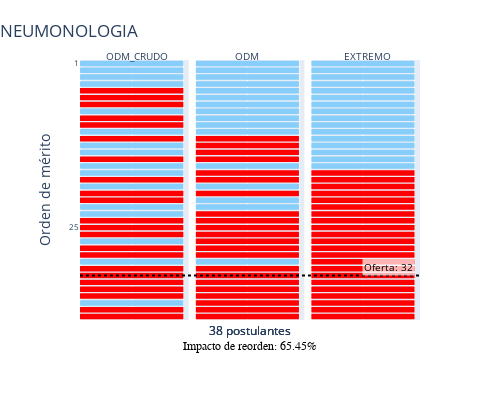
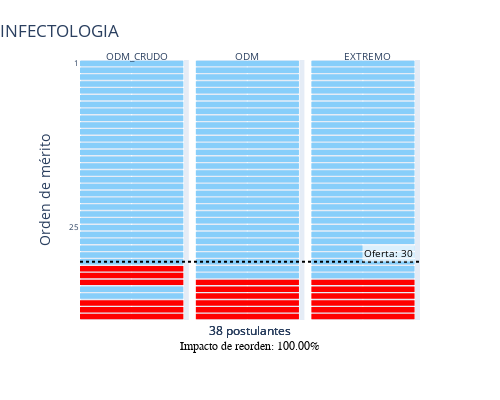
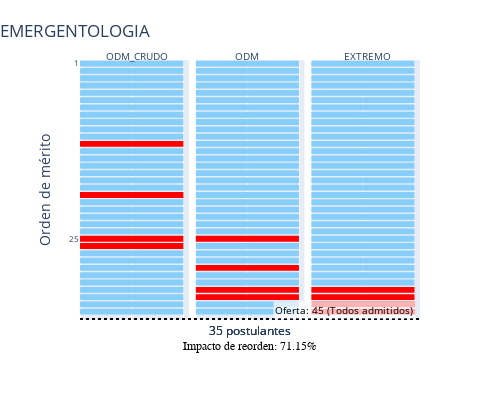
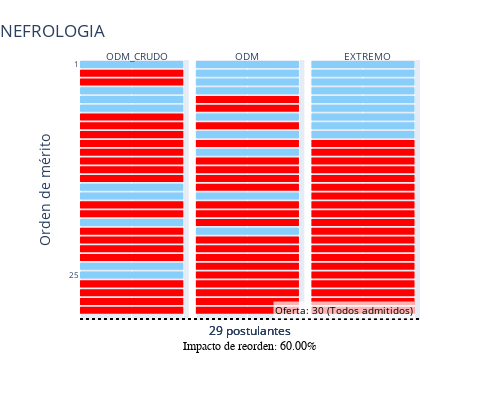

The notebook cell these images were saved under, in order:
### Code cell
# Clasificar especialidades según el número de postulantes
esp_menor151 = esp_oferta[esp_oferta['postulantes'] < 151].copy()
esp_chicas = esp_menor151['ESPECIALIDAD'].unique().tolist()

esp_151 = esp_oferta[esp_oferta['postulantes'] >= 151].copy()
esp_grandes = esp_151['ESPECIALIDAD'].unique().tolist()



# **Correr la función chicas para esp_chicas**
print("\nGenerando gráficos para especialidades 'chicas'...")
for esp_chica in esp_chicas:
    row = tabla_impacto.loc[tabla_impacto['especialidad'] == esp_chica].iloc[0]
    indicador_total = float(str(row['impacto_total']).replace('%', ''))
    chicas(esp_chica, indicador_total)

# **Correr la función grandes para esp_grandes**
print("\nGenerando gráficos para especialidades 'grandes'...")
for esp_grande in esp_grandes:
    if esp_grande == 'TOTAL':
        continue
    row = tabla_impacto.loc[tabla_impacto['especialidad'] == esp_grande].iloc[0]
    indicador_total = float(str(row['impacto_total']).replace('%', ''))
    grandes(esp_grande, indicador_total)

### Figure 1 — Plotly figure (JSON) as saved in the notebook; plotly's stock layout.template omitted (floating-point values rounded to 4 significant figures)
{"data": [{"hoverinfo": "skip", "legendgroup": "N", "marker": {"color": "lightskyblue", "line": {"width": 0}, "pattern": {"shape": ""}}, "name": "N", "orientation": "h", "showlegend": true, "textfont": {"size": 8}, "textposition": "auto", "type": "bar", "x": [1, 1, 1, 1, 1, 1, 1, 1, 1, 1, 1, 1, 1, 1, 1, 1], "xaxis": "x", "y": [1, 2, 3, 4, 8, 11, 13, 14, 16, 17, 19, 22, 23, 27, 30, 36], "yaxis": "y"}, {"hoverinfo": "skip", "legendgroup": "E", "marker": {"color": "red", "line": {"width": 0}, "pattern": {"shape": ""}}, "name": "E", "orientation": "h", "showlegend": true, "textfont": {"size": 8}, "textposition": "auto", "type": "bar", "x": [1, 1, 1, 1, 1, 1, 1, 1, 1, 1, 1, 1, 1, 1, 1, 1, 1, 1, 1, 1, 1, 1], "xaxis": "x", "y": [5, 6, 7, 9, 10, 12, 15, 18, 20, 21, 24, 25, 26, 28, 29, 31, 32, 33, 34, 35, 37, 38], "yaxis": "y"}, {"hoverinfo": "skip", "legendgroup": "N", "marker": {"color": "lightskyblue", "line": {"width": 0}, "pattern": {"shape": ""}}, "name": "N", "orientation": "h", "showlegend": false, "textfont": {"size": 8}, "textposition": "auto", "type": "bar", "x": [1, 1, 1, 1, 1, 1, 1, 1, 1, 1, 1, 1, 1, 1, 1, 1], "xaxis": "x2", "y": [1, 2, 3, 4, 5, 6, 7, 8, 9, 10, 11, 16, 19, 21, 22, 30], "yaxis": "y2"}, {"hoverinfo": "skip", "legendgroup": "E", "marker": {"color": "red", "line": {"width": 0}, "pattern": {"shape": ""}}, "name": "E", "orientation": "h", "showlegend": false, "textfont": {"size": 8}, "textposition": "auto", "type": "bar", "x": [1, 1, 1, 1, 1, 1, 1, 1, 1, 1, 1, 1, 1, 1, 1, 1, 1, 1, 1, 1, 1, 1], "xaxis": "x2", "y": [12, 13, 14, 15, 17, 18, 20, 23, 24, 25, 26, 27, 28, 29, 31, 32, 33, 34, 35, 36, 37, 38], "yaxis": "y2"}, {"hoverinfo": "skip", "legendgroup": "N", "marker": {"color": "lightskyblue", "line": {"width": 0}, "pattern": {"shape": ""}}, "name": "N", "orientation": "h", "showlegend": false, "textfont": {"size": 8}, "textposition": "auto", "type": "bar", "x": [1, 1, 1, 1, 1, 1, 1, 1, 1, 1, 1, 1, 1, 1, 1, 1], "xaxis": "x3", "y": [1, 2, 3, 4, 5, 6, 7, 8, 9, 10, 11, 12, 13, 14, 15, 16], "yaxis": "y3"}, {"hoverinfo": "skip", "legendgroup": "E", "marker": {"color": "red", "line": {"width": 0}, "pattern": {"shape": ""}}, "name": "E", "orientation": "h", "showlegend": false, "textfont": {"size": 8}, "textposition": "auto", "type": "bar", "x": [1, 1, 1, 1, 1, 1, 1, 1, 1, 1, 1, 1, 1, 1, 1, 1, 1, 1, 1, 1, 1, 1], "xaxis": "x3", "y": [17, 18, 19, 20, 21, 22, 23, 24, 25, 26, 27, 28, 29, 30, 31, 32, 33, 34, 35, 36, 37, 38], "yaxis": "y3"}], "layout": {"annotations": [{"font": {"size": 12}, "showarrow": false, "text": "38 postulantes", "x": 0.5, "xanchor": "center", "xref": "paper", "y": 0, "yanchor": "top", "yref": "paper"}, {"font": {"size": 12}, "showarrow": false, "text": "38 postulantes", "x": 0.5, "xanchor": "center", "xref": "paper", "y": 0, "yanchor": "top", "yref": "paper"}, {"font": {"size": 12}, "showarrow": false, "text": "38 postulantes", "x": 0.5, "xanchor": "center", "xref": "paper", "y": 0, "yanchor": "top", "yref": "paper"}, {"font": {"size": 10}, "showarrow": false, "text": "ODM_CRUDO", "x": 0.07, "xref": "paper", "y": 1.05, "yref": "paper"}, {"font": {"size": 10}, "showarrow": false, "text": "ODM", "x": 0.49, "xref": "paper", "y": 1.05, "yref": "paper"}, {"font": {"size": 10}, "showarrow": false, "text": "EXTREMO", "x": 0.92, "xref": "paper", "y": 1.05, "yref": "paper"}, {"bgcolor": "rgba(255,255,255,0.7)", "font": {"color": "black", "size": 10}, "showarrow": false, "text": "Oferta: 32", "x": 1, "xanchor": "right", "xref": "x3", "y": 32, "yanchor": "bottom", "yref": "y3"}, {"font": {"color": "black", "family": "Arial", "size": 12}, "showarrow": false, "text": "Impacto de reorden: 65.45%", "x": 0.5, "xanchor": "center", "xref": "paper", "y": -0.1, "yanchor": "middle", "yref": "paper"}], "barmode": "relative", "height": 400, "legend": {"title": {"text": "Tipo de universidad"}, "tracegroupgap": 0}, "margin": {"t": 60}, "shapes": [{"line": {"color": "black", "dash": "dot", "width": 2}, "type": "line", "x0": 0, "x1": 1, "xref": "paper", "y0": 32, "y1": 32, "yref": "y"}], "showlegend": false, "title": {"pad": {"b": 25, "t": 5}, "text": "NEUMONOLOGIA", "x": 0, "xanchor": "left", "y": 0.95, "yanchor": "top"}, "width": 500, "xaxis": {"anchor": "y", "domain": [0, 0.32], "showticklabels": false, "title": {"text": ""}}, "xaxis2": {"anchor": "y2", "domain": [0.34, 0.66], "matches": "x", "showticklabels": false, "title": {"text": ""}}, "xaxis3": {"anchor": "y3", "domain": [0.68, 1.0], "matches": "x", "showticklabels": false, "title": {"text": ""}}, "yaxis": {"anchor": "x", "autorange": "reversed", "domain": [0, 1], "tickfont": {"size": 8}, "tickmode": "array", "tickvals": [1, 25, 100, 250, 500], "title": {"text": "Orden de mérito"}}, "yaxis2": {"anchor": "x2", "autorange": "reversed", "domain": [0, 1], "matches": "y", "showticklabels": false, "tickfont": {"size": 8}, "tickmode": "array", "tickvals": [1, 25, 100, 250, 500]}, "yaxis3": {"anchor": "x3", "autorange": "reversed", "domain": [0, 1], "matches": "y", "showticklabels": false, "tickfont": {"size": 8}, "tickmode": "array", "tickvals": [1, 25, 100, 250, 500]}}}

### Figure 2 — Plotly figure (JSON) as saved in the notebook; plotly's stock layout.template omitted (floating-point values rounded to 4 significant figures)
{"data": [{"hoverinfo": "skip", "legendgroup": "N", "marker": {"color": "lightskyblue", "line": {"width": 0}, "pattern": {"shape": ""}}, "name": "N", "orientation": "h", "showlegend": true, "textfont": {"size": 8}, "textposition": "auto", "type": "bar", "x": [1, 1, 1, 1, 1, 1, 1, 1, 1, 1, 1, 1, 1, 1, 1, 1, 1, 1, 1, 1, 1, 1, 1, 1, 1, 1, 1, 1, 1, 1, 1, 1], "xaxis": "x", "y": [1, 2, 3, 4, 5, 6, 7, 8, 9, 10, 11, 12, 13, 14, 15, 16, 17, 18, 19, 20, 21, 22, 23, 24, 25, 26, 27, 28, 29, 30, 34, 35], "yaxis": "y"}, {"hoverinfo": "skip", "legendgroup": "E", "marker": {"color": "red", "line": {"width": 0}, "pattern": {"shape": ""}}, "name": "E", "orientation": "h", "showlegend": true, "textfont": {"size": 8}, "textposition": "auto", "type": "bar", "x": [1, 1, 1, 1, 1, 1], "xaxis": "x", "y": [31, 32, 33, 36, 37, 38], "yaxis": "y"}, {"hoverinfo": "skip", "legendgroup": "N", "marker": {"color": "lightskyblue", "line": {"width": 0}, "pattern": {"shape": ""}}, "name": "N", "orientation": "h", "showlegend": false, "textfont": {"size": 8}, "textposition": "auto", "type": "bar", "x": [1, 1, 1, 1, 1, 1, 1, 1, 1, 1, 1, 1, 1, 1, 1, 1, 1, 1, 1, 1, 1, 1, 1, 1, 1, 1, 1, 1, 1, 1, 1, 1], "xaxis": "x2", "y": [1, 2, 3, 4, 5, 6, 7, 8, 9, 10, 11, 12, 13, 14, 15, 16, 17, 18, 19, 20, 21, 22, 23, 24, 25, 26, 27, 28, 29, 30, 31, 32], "yaxis": "y2"}, {"hoverinfo": "skip", "legendgroup": "E", "marker": {"color": "red", "line": {"width": 0}, "pattern": {"shape": ""}}, "name": "E", "orientation": "h", "showlegend": false, "textfont": {"size": 8}, "textposition": "auto", "type": "bar", "x": [1, 1, 1, 1, 1, 1], "xaxis": "x2", "y": [33, 34, 35, 36, 37, 38], "yaxis": "y2"}, {"hoverinfo": "skip", "legendgroup": "N", "marker": {"color": "lightskyblue", "line": {"width": 0}, "pattern": {"shape": ""}}, "name": "N", "orientation": "h", "showlegend": false, "textfont": {"size": 8}, "textposition": "auto", "type": "bar", "x": [1, 1, 1, 1, 1, 1, 1, 1, 1, 1, 1, 1, 1, 1, 1, 1, 1, 1, 1, 1, 1, 1, 1, 1, 1, 1, 1, 1, 1, 1, 1, 1], "xaxis": "x3", "y": [1, 2, 3, 4, 5, 6, 7, 8, 9, 10, 11, 12, 13, 14, 15, 16, 17, 18, 19, 20, 21, 22, 23, 24, 25, 26, 27, 28, 29, 30, 31, 32], "yaxis": "y3"}, {"hoverinfo": "skip", "legendgroup": "E", "marker": {"color": "red", "line": {"width": 0}, "pattern": {"shape": ""}}, "name": "E", "orientation": "h", "showlegend": false, "textfont": {"size": 8}, "textposition": "auto", "type": "bar", "x": [1, 1, 1, 1, 1, 1], "xaxis": "x3", "y": [33, 34, 35, 36, 37, 38], "yaxis": "y3"}], "layout": {"annotations": [{"font": {"size": 12}, "showarrow": false, "text": "38 postulantes", "x": 0.5, "xanchor": "center", "xref": "paper", "y": 0, "yanchor": "top", "yref": "paper"}, {"font": {"size": 12}, "showarrow": false, "text": "38 postulantes", "x": 0.5, "xanchor": "center", "xref": "paper", "y": 0, "yanchor": "top", "yref": "paper"}, {"font": {"size": 12}, "showarrow": false, "text": "38 postulantes", "x": 0.5, "xanchor": "center", "xref": "paper", "y": 0, "yanchor": "top", "yref": "paper"}, {"font": {"size": 10}, "showarrow": false, "text": "ODM_CRUDO", "x": 0.07, "xref": "paper", "y": 1.05, "yref": "paper"}, {"font": {"size": 10}, "showarrow": false, "text": "ODM", "x": 0.49, "xref": "paper", "y": 1.05, "yref": "paper"}, {"font": {"size": 10}, "showarrow": false, "text": "EXTREMO", "x": 0.92, "xref": "paper", "y": 1.05, "yref": "paper"}, {"bgcolor": "rgba(255,255,255,0.7)", "font": {"color": "black", "size": 10}, "showarrow": false, "text": "Oferta: 30", "x": 1, "xanchor": "right", "xref": "x3", "y": 30, "yanchor": "bottom", "yref": "y3"}, {"font": {"color": "black", "family": "Arial", "size": 12}, "showarrow": false, "text": "Impacto de reorden: 100.00%", "x": 0.5, "xanchor": "center", "xref": "paper", "y": -0.1, "yanchor": "middle", "yref": "paper"}], "barmode": "relative", "height": 400, "legend": {"title": {"text": "Tipo de universidad"}, "tracegroupgap": 0}, "margin": {"t": 60}, "shapes": [{"line": {"color": "black", "dash": "dot", "width": 2}, "type": "line", "x0": 0, "x1": 1, "xref": "paper", "y0": 30, "y1": 30, "yref": "y"}], "showlegend": false, "title": {"pad": {"b": 25, "t": 5}, "text": "INFECTOLOGIA", "x": 0, "xanchor": "left", "y": 0.95, "yanchor": "top"}, "width": 500, "xaxis": {"anchor": "y", "domain": [0, 0.32], "showticklabels": false, "title": {"text": ""}}, "xaxis2": {"anchor": "y2", "domain": [0.34, 0.66], "matches": "x", "showticklabels": false, "title": {"text": ""}}, "xaxis3": {"anchor": "y3", "domain": [0.68, 1.0], "matches": "x", "showticklabels": false, "title": {"text": ""}}, "yaxis": {"anchor": "x", "autorange": "reversed", "domain": [0, 1], "tickfont": {"size": 8}, "tickmode": "array", "tickvals": [1, 25, 100, 250, 500], "title": {"text": "Orden de mérito"}}, "yaxis2": {"anchor": "x2", "autorange": "reversed", "domain": [0, 1], "matches": "y", "showticklabels": false, "tickfont": {"size": 8}, "tickmode": "array", "tickvals": [1, 25, 100, 250, 500]}, "yaxis3": {"anchor": "x3", "autorange": "reversed", "domain": [0, 1], "matches": "y", "showticklabels": false, "tickfont": {"size": 8}, "tickmode": "array", "tickvals": [1, 25, 100, 250, 500]}}}

### Figure 3 — Plotly figure (JSON) as saved in the notebook; plotly's stock layout.template omitted (floating-point values rounded to 4 significant figures)
{"data": [{"hoverinfo": "skip", "legendgroup": "N", "marker": {"color": "lightskyblue", "line": {"width": 0}, "pattern": {"shape": ""}}, "name": "N", "orientation": "h", "showlegend": true, "textfont": {"size": 8}, "textposition": "auto", "type": "bar", "x": [1, 1, 1, 1, 1, 1, 1, 1, 1, 1, 1, 1, 1, 1, 1, 1, 1, 1, 1, 1, 1, 1, 1, 1, 1, 1, 1, 1, 1, 1, 1], "xaxis": "x", "y": [1, 2, 3, 4, 5, 6, 7, 8, 9, 10, 11, 13, 14, 15, 16, 17, 18, 20, 21, 22, 23, 24, 27, 28, 29, 30, 31, 32, 33, 34, 35], "yaxis": "y"}, {"hoverinfo": "skip", "legendgroup": "E", "marker": {"color": "red", "line": {"width": 0}, "pattern": {"shape": ""}}, "name": "E", "orientation": "h", "showlegend": true, "textfont": {"size": 8}, "textposition": "auto", "type": "bar", "x": [1, 1, 1, 1], "xaxis": "x", "y": [12, 19, 25, 26], "yaxis": "y"}, {"hoverinfo": "skip", "legendgroup": "N", "marker": {"color": "lightskyblue", "line": {"width": 0}, "pattern": {"shape": ""}}, "name": "N", "orientation": "h", "showlegend": false, "textfont": {"size": 8}, "textposition": "auto", "type": "bar", "x": [1, 1, 1, 1, 1, 1, 1, 1, 1, 1, 1, 1, 1, 1, 1, 1, 1, 1, 1, 1, 1, 1, 1, 1, 1, 1, 1, 1, 1, 1, 1], "xaxis": "x2", "y": [1, 2, 3, 4, 5, 6, 7, 8, 9, 10, 11, 12, 13, 14, 15, 16, 17, 18, 19, 20, 21, 22, 23, 24, 26, 27, 28, 30, 31, 34, 35], "yaxis": "y2"}, {"hoverinfo": "skip", "legendgroup": "E", "marker": {"color": "red", "line": {"width": 0}, "pattern": {"shape": ""}}, "name": "E", "orientation": "h", "showlegend": false, "textfont": {"size": 8}, "textposition": "auto", "type": "bar", "x": [1, 1, 1, 1], "xaxis": "x2", "y": [25, 29, 32, 33], "yaxis": "y2"}, {"hoverinfo": "skip", "legendgroup": "N", "marker": {"color": "lightskyblue", "line": {"width": 0}, "pattern": {"shape": ""}}, "name": "N", "orientation": "h", "showlegend": false, "textfont": {"size": 8}, "textposition": "auto", "type": "bar", "x": [1, 1, 1, 1, 1, 1, 1, 1, 1, 1, 1, 1, 1, 1, 1, 1, 1, 1, 1, 1, 1, 1, 1, 1, 1, 1, 1, 1, 1, 1, 1], "xaxis": "x3", "y": [1, 2, 3, 4, 5, 6, 7, 8, 9, 10, 11, 12, 13, 14, 15, 16, 17, 18, 19, 20, 21, 22, 23, 24, 25, 26, 27, 28, 29, 30, 31], "yaxis": "y3"}, {"hoverinfo": "skip", "legendgroup": "E", "marker": {"color": "red", "line": {"width": 0}, "pattern": {"shape": ""}}, "name": "E", "orientation": "h", "showlegend": false, "textfont": {"size": 8}, "textposition": "auto", "type": "bar", "x": [1, 1, 1, 1], "xaxis": "x3", "y": [32, 33, 34, 35], "yaxis": "y3"}], "layout": {"annotations": [{"font": {"size": 12}, "showarrow": false, "text": "35 postulantes", "x": 0.5, "xanchor": "center", "xref": "paper", "y": 0, "yanchor": "top", "yref": "paper"}, {"font": {"size": 12}, "showarrow": false, "text": "35 postulantes", "x": 0.5, "xanchor": "center", "xref": "paper", "y": 0, "yanchor": "top", "yref": "paper"}, {"font": {"size": 12}, "showarrow": false, "text": "35 postulantes", "x": 0.5, "xanchor": "center", "xref": "paper", "y": 0, "yanchor": "top", "yref": "paper"}, {"font": {"size": 10}, "showarrow": false, "text": "ODM_CRUDO", "x": 0.07, "xref": "paper", "y": 1.05, "yref": "paper"}, {"font": {"size": 10}, "showarrow": false, "text": "ODM", "x": 0.49, "xref": "paper", "y": 1.05, "yref": "paper"}, {"font": {"size": 10}, "showarrow": false, "text": "EXTREMO", "x": 0.92, "xref": "paper", "y": 1.05, "yref": "paper"}, {"bgcolor": "rgba(255,255,255,0.7)", "font": {"color": "black", "size": 10}, "showarrow": false, "text": "Oferta: 45 (Todos admitidos)", "x": 1, "xanchor": "right", "xref": "x3", "y": 36, "yanchor": "bottom", "yref": "y3"}, {"font": {"color": "black", "family": "Arial", "size": 12}, "showarrow": false, "text": "Impacto de reorden: 71.15%", "x": 0.5, "xanchor": "center", "xref": "paper", "y": -0.1, "yanchor": "middle", "yref": "paper"}], "barmode": "relative", "height": 400, "legend": {"title": {"text": "Tipo de universidad"}, "tracegroupgap": 0}, "margin": {"t": 60}, "shapes": [{"line": {"color": "black", "dash": "dot", "width": 2}, "type": "line", "x0": 0, "x1": 1, "xref": "paper", "y0": 36, "y1": 36, "yref": "y"}], "showlegend": false, "title": {"pad": {"b": 25, "t": 5}, "text": "EMERGENTOLOGIA", "x": 0, "xanchor": "left", "y": 0.95, "yanchor": "top"}, "width": 500, "xaxis": {"anchor": "y", "domain": [0, 0.32], "showticklabels": false, "title": {"text": ""}}, "xaxis2": {"anchor": "y2", "domain": [0.34, 0.66], "matches": "x", "showticklabels": false, "title": {"text": ""}}, "xaxis3": {"anchor": "y3", "domain": [0.68, 1.0], "matches": "x", "showticklabels": false, "title": {"text": ""}}, "yaxis": {"anchor": "x", "autorange": "reversed", "domain": [0, 1], "tickfont": {"size": 8}, "tickmode": "array", "tickvals": [1, 25, 100, 250, 500], "title": {"text": "Orden de mérito"}}, "yaxis2": {"anchor": "x2", "autorange": "reversed", "domain": [0, 1], "matches": "y", "showticklabels": false, "tickfont": {"size": 8}, "tickmode": "array", "tickvals": [1, 25, 100, 250, 500]}, "yaxis3": {"anchor": "x3", "autorange": "reversed", "domain": [0, 1], "matches": "y", "showticklabels": false, "tickfont": {"size": 8}, "tickmode": "array", "tickvals": [1, 25, 100, 250, 500]}}}

### Figure 4 — Plotly figure (JSON) as saved in the notebook; plotly's stock layout.template omitted (floating-point values rounded to 4 significant figures)
{"data": [{"hoverinfo": "skip", "legendgroup": "N", "marker": {"color": "lightskyblue", "line": {"width": 0}, "pattern": {"shape": ""}}, "name": "N", "orientation": "h", "showlegend": true, "textfont": {"size": 8}, "textposition": "auto", "type": "bar", "x": [1, 1, 1, 1, 1, 1, 1, 1, 1], "xaxis": "x", "y": [1, 4, 5, 6, 15, 16, 19, 24, 25], "yaxis": "y"}, {"hoverinfo": "skip", "legendgroup": "E", "marker": {"color": "red", "line": {"width": 0}, "pattern": {"shape": ""}}, "name": "E", "orientation": "h", "showlegend": true, "textfont": {"size": 8}, "textposition": "auto", "type": "bar", "x": [1, 1, 1, 1, 1, 1, 1, 1, 1, 1, 1, 1, 1, 1, 1, 1, 1, 1, 1, 1], "xaxis": "x", "y": [2, 3, 7, 8, 9, 10, 11, 12, 13, 14, 17, 18, 20, 21, 22, 23, 26, 27, 28, 29], "yaxis": "y"}, {"hoverinfo": "skip", "legendgroup": "N", "marker": {"color": "lightskyblue", "line": {"width": 0}, "pattern": {"shape": ""}}, "name": "N", "orientation": "h", "showlegend": false, "textfont": {"size": 8}, "textposition": "auto", "type": "bar", "x": [1, 1, 1, 1, 1, 1, 1, 1, 1], "xaxis": "x2", "y": [1, 2, 3, 4, 7, 9, 11, 16, 20], "yaxis": "y2"}, {"hoverinfo": "skip", "legendgroup": "E", "marker": {"color": "red", "line": {"width": 0}, "pattern": {"shape": ""}}, "name": "E", "orientation": "h", "showlegend": false, "textfont": {"size": 8}, "textposition": "auto", "type": "bar", "x": [1, 1, 1, 1, 1, 1, 1, 1, 1, 1, 1, 1, 1, 1, 1, 1, 1, 1, 1, 1], "xaxis": "x2", "y": [5, 6, 8, 10, 12, 13, 14, 15, 17, 18, 19, 21, 22, 23, 24, 25, 26, 27, 28, 29], "yaxis": "y2"}, {"hoverinfo": "skip", "legendgroup": "N", "marker": {"color": "lightskyblue", "line": {"width": 0}, "pattern": {"shape": ""}}, "name": "N", "orientation": "h", "showlegend": false, "textfont": {"size": 8}, "textposition": "auto", "type": "bar", "x": [1, 1, 1, 1, 1, 1, 1, 1, 1], "xaxis": "x3", "y": [1, 2, 3, 4, 5, 6, 7, 8, 9], "yaxis": "y3"}, {"hoverinfo": "skip", "legendgroup": "E", "marker": {"color": "red", "line": {"width": 0}, "pattern": {"shape": ""}}, "name": "E", "orientation": "h", "showlegend": false, "textfont": {"size": 8}, "textposition": "auto", "type": "bar", "x": [1, 1, 1, 1, 1, 1, 1, 1, 1, 1, 1, 1, 1, 1, 1, 1, 1, 1, 1, 1], "xaxis": "x3", "y": [10, 11, 12, 13, 14, 15, 16, 17, 18, 19, 20, 21, 22, 23, 24, 25, 26, 27, 28, 29], "yaxis": "y3"}], "layout": {"annotations": [{"font": {"size": 12}, "showarrow": false, "text": "29 postulantes", "x": 0.5, "xanchor": "center", "xref": "paper", "y": 0, "yanchor": "top", "yref": "paper"}, {"font": {"size": 12}, "showarrow": false, "text": "29 postulantes", "x": 0.5, "xanchor": "center", "xref": "paper", "y": 0, "yanchor": "top", "yref": "paper"}, {"font": {"size": 12}, "showarrow": false, "text": "29 postulantes", "x": 0.5, "xanchor": "center", "xref": "paper", "y": 0, "yanchor": "top", "yref": "paper"}, {"font": {"size": 10}, "showarrow": false, "text": "ODM_CRUDO", "x": 0.07, "xref": "paper", "y": 1.05, "yref": "paper"}, {"font": {"size": 10}, "showarrow": false, "text": "ODM", "x": 0.49, "xref": "paper", "y": 1.05, "yref": "paper"}, {"font": {"size": 10}, "showarrow": false, "text": "EXTREMO", "x": 0.92, "xref": "paper", "y": 1.05, "yref": "paper"}, {"bgcolor": "rgba(255,255,255,0.7)", "font": {"color": "black", "size": 10}, "showarrow": false, "text": "Oferta: 30 (Todos admitidos)", "x": 1, "xanchor": "right", "xref": "x3", "y": 30, "yanchor": "bottom", "yref": "y3"}, {"font": {"color": "black", "family": "Arial", "size": 12}, "showarrow": false, "text": "Impacto de reorden: 60.00%", "x": 0.5, "xanchor": "center", "xref": "paper", "y": -0.1, "yanchor": "middle", "yref": "paper"}], "barmode": "relative", "height": 400, "legend": {"title": {"text": "Tipo de universidad"}, "tracegroupgap": 0}, "margin": {"t": 60}, "shapes": [{"line": {"color": "black", "dash": "dot", "width": 2}, "type": "line", "x0": 0, "x1": 1, "xref": "paper", "y0": 30, "y1": 30, "yref": "y"}], "showlegend": false, "title": {"pad": {"b": 25, "t": 5}, "text": "NEFROLOGIA", "x": 0, "xanchor": "left", "y": 0.95, "yanchor": "top"}, "width": 500, "xaxis": {"anchor": "y", "domain": [0, 0.32], "showticklabels": false, "title": {"text": ""}}, "xaxis2": {"anchor": "y2", "domain": [0.34, 0.66], "matches": "x", "showticklabels": false, "title": {"text": ""}}, "xaxis3": {"anchor": "y3", "domain": [0.68, 1.0], "matches": "x", "showticklabels": false, "title": {"text": ""}}, "yaxis": {"anchor": "x", "autorange": "reversed", "domain": [0, 1], "tickfont": {"size": 8}, "tickmode": "array", "tickvals": [1, 25, 100, 250, 500], "title": {"text": "Orden de mérito"}}, "yaxis2": {"anchor": "x2", "autorange": "reversed", "domain": [0, 1], "matches": "y", "showticklabels": false, "tickfont": {"size": 8}, "tickmode": "array", "tickvals": [1, 25, 100, 250, 500]}, "yaxis3": {"anchor": "x3", "autorange": "reversed", "domain": [0, 1], "matches": "y", "showticklabels": false, "tickfont": {"size": 8}, "tickmode": "array", "tickvals": [1, 25, 100, 250, 500]}}}
